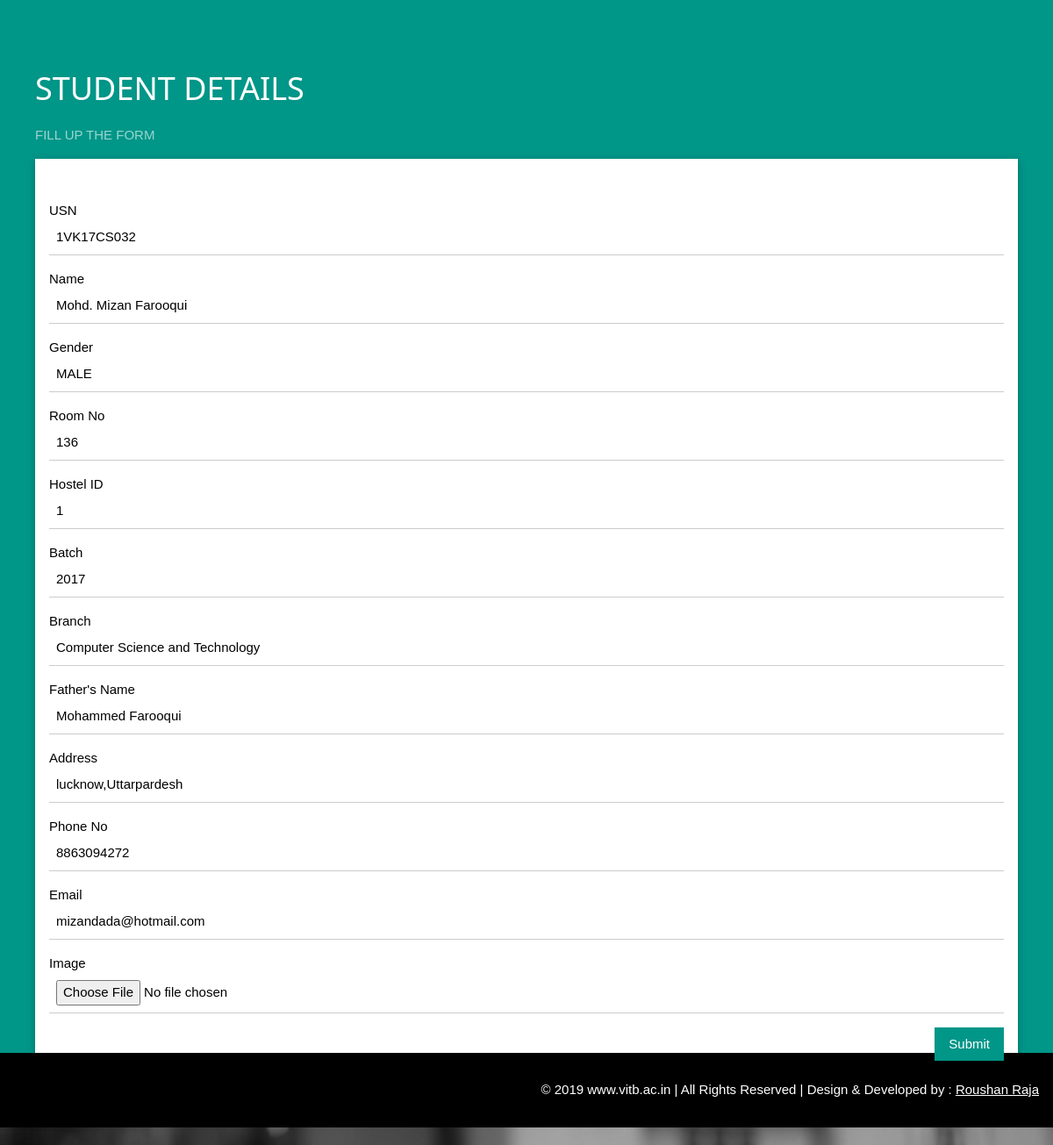
/admin/update.php?usn=1VK17CS032 (signed in), run on the app's committed database.
### tables this page shows
CREATE TABLE `student` (
  `name` varchar(20) NOT NULL,
  `gender` varchar(10) NOT NULL,
  `usn` varchar(10) NOT NULL,
  `hostel_id` varchar(10) DEFAULT NULL,
  `batch` varchar(10) DEFAULT NULL,
  `img_src` varchar(789) NOT NULL,
  `room_no` varchar(10) NOT NULL
);

CREATE TABLE `department` (
  `usn` varchar(10) DEFAULT NULL,
  `department_name` varchar(50) DEFAULT NULL
);

CREATE TABLE `student_details` (
  `usn` varchar(10) DEFAULT NULL,
  `f_name` varchar(30) DEFAULT NULL,
  `address` varchar(100) DEFAULT NULL,
  `phone_no` varchar(13) DEFAULT NULL,
  `email` varchar(50) DEFAULT NULL
);

### admin/update.php (the view, shortened to what this page needs)
<?php require "../connection.php"; ?>
<?php
$usn = $_GET['usn'];
$q = "select * from student s,student_details d,department b where s.usn=d.usn and s.usn=b.usn and s.usn='$usn'";
$result=mysqli_query($con,$q);
$row = mysqli_fetch_array($result);
	$sname = $row['name'];
 $img = $row['img_src'];
 $sgender = $row['gender'];
$address = $row['address'];
$phoneno = $row['phone_no'];
$email = $row['email'];
$fname = $row['f_name'];
$batch = $row['batch'];
$branch = $row['department_name'];
$roomno = $row['room_no'];
$hostelid = $row['hostel_id'];
?>
<!DOCTYPE html>
<html>
<link rel="stylesheet" href="../css/style.css">
<body class="w3-content" style="max-width:1300px;background-image:url('photos/logo1.jpg');background-size:100% 100%">
<div class=" w3-teal w3-container" style="height:1200px">
    <div class="w3-padding-64 w3-padding-large" id="contact">
      <h1>STUDENT DETAILS</h1>
      <p class="w3-opacity">FILL UP THE FORM</p>
      <form class="w3-container w3-card w3-padding-32 w3-white" action="query/update_student.php" method="post" enctype="multipart/form-data" target="_self">
        <div class="w3-section">
          <label>USN</label>
          <input class="w3-input" style="width:100%;" type="text" required name="usn" value="<?php echo $usn ?>">
        </div>
        <div class="w3-section">
          <label>Name</label>
          <input class="w3-input" style="width:100%;" type="text" required name="name" value="<?php echo $sname ?>">
        </div>
        <div class="w3-section">
          <label>Gender</label>
          <input class="w3-input" style="width:100%;" type="text" required name="gender" value="<?php echo $sgender ?>">
        </div>
        <div class="w3-section">
          <label>Room No</label>
          <input class="w3-input" style="width:100%;" type="text" required name="roomno" value="<?php echo $roomno ?>">
        </div>
        <div class="w3-section">
          <label>Hostel ID</label>
          <input class="w3-input" style="width:100%;" type="text" required name="hostelid" value="<?php echo $hostelid ?>" >
        </div>
        <div class="w3-section">
          <label>Batch</label>
          <input class="w3-input" style="width:100%;" type="text" required name="batch" value="<?php echo $batch ?>">
        </div>
        <div class="w3-section">
         <label>Branch</label>
          <input class="w3-input" style="width:100%;" type="text" required name="branch" value="<?php echo $branch ?>">
        </div>
        <div class="w3-section">
         <label>Father's Name</label>
          <input class="w3-input" style="width:100%;" type="text" required name="fathername" value="<?php echo $fname ?>">
        </div>
        <div class="w3-section">
         <label>Address</label>
          <input class="w3-input" style="width:100%;" type="text" required name="address" value="<?php echo $address ?>">
        </div>
        <div class="w3-section">
         <label>Phone No</label>
          <input class="w3-input" style="width:100%;" type="text" required name="phoneno" value="<?php echo $phoneno ?>">
        </div>
        <div class="w3-section">
         <label>Email</label>
          <input class="w3-input" style="width:100%;" type="text" required name="email" value="<?php echo $email ?>">
        </div>
        <div class="w3-section">
         <label>Image</label>
          <input class="w3-input" style="width:100%;" type="file" name="img" value="<?php echo $img ?>">
        </div>
        <button type="submit" class="w3-button w3-teal w3-right">Submit</button>
      </form>
    </div>
  </div>
  <footer class="w3-container w3-black w3-padding-16">
  <p style="text-align:right"> &copy 2019 www.vitb.ac.in | All Rights Reserved |  Design & Developed by : <a href="https://www.instagram.com/roushan_gopal/" target="_blank">Roushan Raja</a></p>
   </footer>
</body>
</html>

### css/style.css (style rules this page uses)
html { box-sizing:border-box }
*,*:before,*:after { box-sizing:inherit }
html { -ms-text-size-adjust:100%;-webkit-text-size-adjust:100% }
body { margin:0 }
article,aside,details,figcaption,figure,footer,header,main,menu,nav,section { display:block }
a { background-color:transparent }
button,input,select,textarea,optgroup { font:inherit;margin:0 }
button,input { overflow:visible }
button,select { text-transform:none }
button,[type=button],[type=reset],[type=submit] { -webkit-appearance:button }
html,body { font-family:Verdana,sans-serif;font-size:15px;line-height:1.5 }
html { overflow-x:hidden }
h1 { font-size:36px }
h1,h2,h3,h4,h5,h6 { font-family:"Segoe UI",Arial,sans-serif;font-weight:400;margin:10px 0 }
a { color:inherit }
.w3-btn,.w3-button { border:none;display:inline-block;padding:8px 16px;vertical-align:middle;overflow:hidden;text-decoration:none;color:inherit;background-color:inherit;text-align:center;cursor:pointer;white-space:nowrap }
.w3-btn,.w3-button { -webkit-touch-callout:none;-webkit-user-select:none;-khtml-user-select:none;-moz-user-select:none;-ms-user-select:none;user-select:none }
.w3-input { padding:8px;display:block;border:none;border-bottom:1px solid #ccc;width:100% }
.w3-container:after,.w3-container:before,.w3-panel:after,.w3-panel:before,.w3-row:after,.w3-row:before,.w3-row-padding:after,.w3-row-padding:before, .w3-cell-row:before,.w3-cell-row:after,.w3-clear:after,.w3-clear:before,.w3-bar:before,.w3-bar:after { content:"";display:table;clear:both }
.w3-content,.w3-auto { margin-left:auto;margin-right:auto }
.w3-content { max-width:980px }
.w3-container,.w3-panel { padding:0.01em 16px }
.w3-card,.w3-card-2 { box-shadow:0 2px 5px 0 rgba(0,0,0,0.16),0 2px 10px 0 rgba(0,0,0,0.12) }
.w3-opacity,.w3-hover-opacity:hover { opacity:0.60 }
.w3-section,.w3-code { margin-top:16px!important;margin-bottom:16px!important }
.w3-padding-large { padding:12px 24px!important }
.w3-padding-16 { padding-top:16px!important;padding-bottom:16px!important }
.w3-padding-32 { padding-top:32px!important;padding-bottom:32px!important }
.w3-padding-64 { padding-top:64px!important;padding-bottom:64px!important }
.w3-right { float:right!important }
.w3-teal,.w3-hover-teal:hover { color:#fff!important;background-color:#009688!important }
.w3-white,.w3-hover-white:hover { color:#000!important;background-color:#fff!important }
.w3-black,.w3-hover-black:hover { color:#fff!important;background-color:#000!important }

### data on the page
student: name "Mohd. Mizan Farooqui", gender "MALE", roomno "136", hostelid "1", batch "2017", branch "Computer Science and Technology", fathername "Mohammed Farooqui", address "lucknow,Uttarpardesh", phoneno "8863094272", email "mizandada@hotmail.com"
